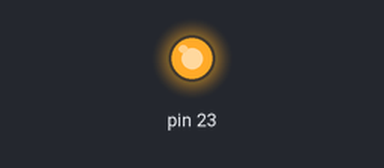
Bench run of a sketch on a simulated Arduino Uno, built with avr-gcc and run on an emulated ATmega328P. Parts: output pins drawn as LEDs (lit = HIGH).

Above: at 0.1 s.
At 34.0 s:
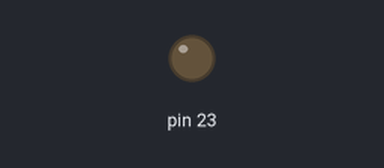
Timing chart, 0 to 40.0 s (numbered marks = the images above):
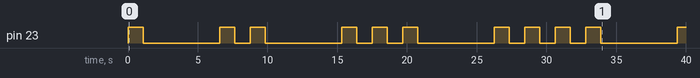

The sketch:

BlinkANSIC.ino
```cpp
/*
  Bryce Monaco
  CPE 301
  Lab 05 - Question 1 (Book 3.3)

  This modified version of the Blink example blinks the LED a variable amount of times,
  starting once and going all the way to ten times.

  Because the MyDelay function in this program does not actually use the timers the cycles
  take significantly longer.

  The LED is connected to PB7

*/

//Port B Pointers
volatile unsigned char* thisDDRB = (volatile unsigned char) 0x24;
volatile unsigned char* thisPortB = (unsigned char) 0x25;

void MyDelay (unsigned long mSeconds);

// the setup function runs once when you press reset or power the board
void setup()
{
  *thisDDRB |= 0x80; //Sets pin 7 to write

}

// the loop function runs over and over again forever
void loop()
{
  for (int i = 0; i < 10; i++)
  {
    for (int ii = 0; ii <= i; ii++)
    {
      *thisPortB |= 0x80;
      MyDelay (500);
      *thisPortB &= 0x7F;
      MyDelay (500);

    }

    MyDelay (2000);

  }

}

void MyDelay (unsigned long mSeconds)
{
  volatile unsigned long i;
  unsigned long endTime = 1000 * mSeconds;

  for (i = 0; i < endTime; i++);

  return;

}
```

Measured:
- by itself, pin 23: LOW → HIGH at 0.00 s, → LOW 1.1 s later, → HIGH 5.5 s later, → LOW 1.1 s later, … (21 changes in this stretch)
